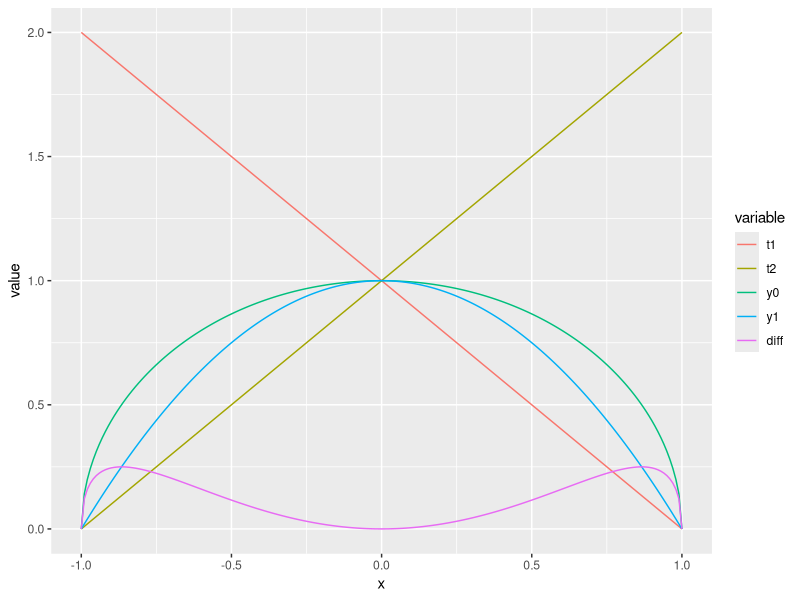
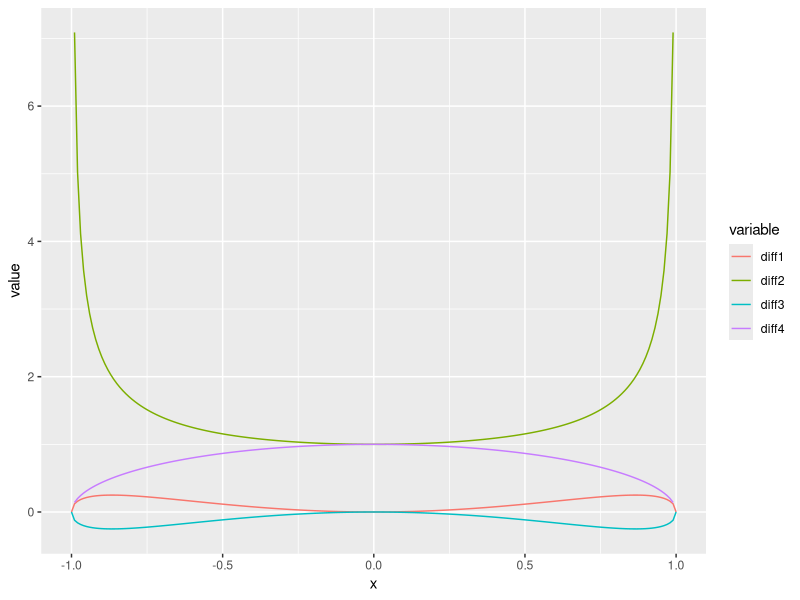

Recreate these plots in R, in order.
library(reshape2)
library(ggplot2)

cat("\014")  

genseq <- function(by=.1, r=1) {
    seq(-r, r, by=by)
}

f <- function(x, r=1) {
    sqrt((r-x)*(r+x))
}

area <- function(x, r=1) {
    f(x) * r
}

### Data
r <- 1
by <- .01
x <- genseq(by, r)
y0 <- f(x, r)
t1 <- (r-x)
t2 <- (r+x)
y1 <- t1 * t2
diff <- y0 - y1

df <- data.frame(x, t1, t2, y0, y1, diff)
# par(mfrow=c(1,1))
# plot(df)
print(df)
df <- melt(df, id="x")

g1 <- ggplot(df, aes(x, value, color=variable)) + geom_line()
#     scale_x_continuous(limits = c(-r, r)) +
#     scale_y_continuous(limits = c(-r, r))
plot(g1)

diff1 <- y0 - y1
diff2 <- y0 / y1
diff3 <- y1 - y0
diff4 <- y1 / y0
diff <- data.frame(x, diff1, diff2, diff3, diff4)
diff <- melt(diff, id="x")

g2 <- ggplot(diff, aes(x, value, color=variable)) + geom_line()
#     scale_x_continuous(limits = c(-r, r)) +
#     scale_y_continuous(limits = c(-r, r))
plot(g2)